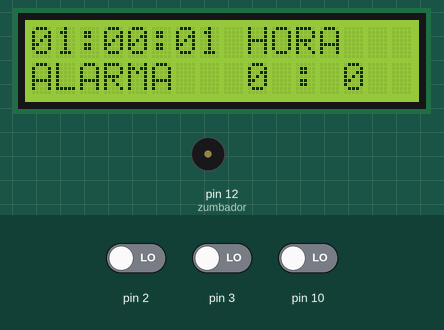
This sketch was run on a simulated Arduino Uno, built with avr-gcc and run on an emulated ATmega328P. Shown: 16×2 character LCD, buzzer (waves = sounding, pin HIGH). The test bench sets the inputs (shaded band); at power-on: pin 2 LOW, pin 3 LOW, pin 10 LOW. EEPROM starts erased; what the sketch prints to the serial monitor is not drawn.

Above: at 1.2 s.
1.3 s: pin 2 driven HIGH
At 1.61 s:
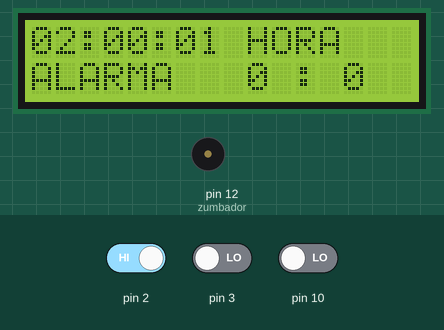
3.0 s: pin 3 driven HIGH
At 3.55 s:
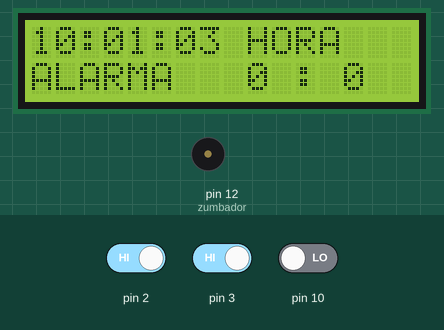
5.2 s: pin 10 driven HIGH
At 7.1 s:
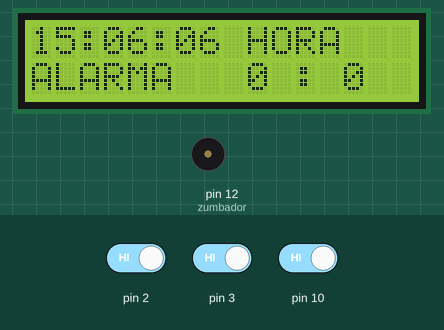
8.2 s: pin 10 driven LOW
At 8.81 s:
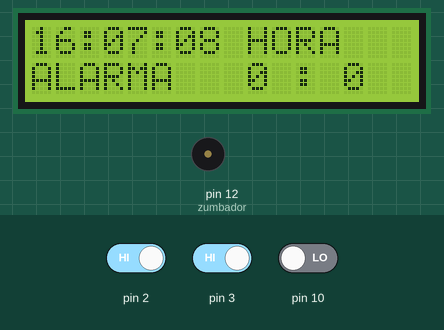
10.5 s: pin 10 driven HIGH
At 14.0 s:
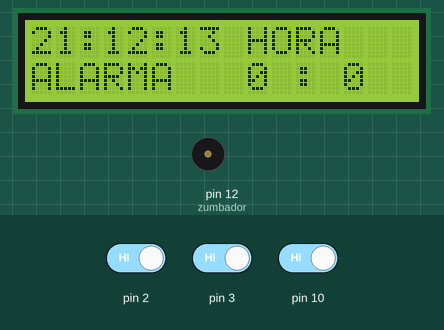
Timing chart, 0 to 15.5 s (numbered marks = the images above; inputs shaded):
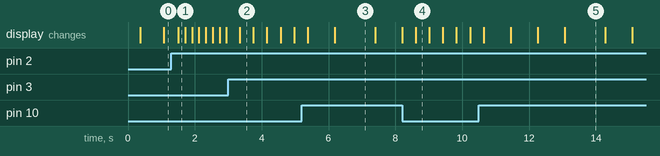

The sketch:

laboratorio-reloj-alarma.ino
```cpp
/*                                  UNIVERSIDAD TECNICA DEL NORTE
                                           FICA-CIERCOM
                                       SISTEMAS MICROPROCESADOS
                                            LABORATORIO
    INTEGRANTES:
                BENAVIDES WILMER
                CHANDI BRAYAN
                CHICAIZA FREDY
   Realice un reloj con un pulsador con las
  funciones de modificar la hora y crear la alarma. Otro pulsador para modificar
  el valor del minutero para actualizar la hora y la alarma y otro que permita actualizar el horero.

*/
#include <LiquidCrystal.h> //librerias
#include <TimerOne.h>
#include<EEPROM.h>
#include <MsTimer2.h>
LiquidCrystal lcd(9, 8, 7, 6, 5, 4);// puertos de lcd
int i = 0;// variables de contadores y banderas
int a = 0;
int j = 0;
int ff = 0;
String dato;// variable para usar y tranformar de string a char y de char a int
int minu = 0;// variable para minutos
int hora = 0;//variable para horas
int MinE = 0;// variables para minutero alarma
int HoraE = 0;// variable hora alarma
int zumbador = 12;// puerto de salida para el buzzer
int frecuencia = 900000000000000;// frecuencia que tendra el buzzer
int sw, sw1 = 0;// variables para las interrupciones
int pulsador = 0;// variable para el pulsador

void setup() {
  Serial.begin(9600);// iniciamos comunicacion serial
  pinMode(10, INPUT);
  pinMode(12, OUTPUT);// entrada de el pulsador
  lcd.begin(16, 2);
  Timer1.initialize(1000000);// inicializar timer1
  Timer1.attachInterrupt(contador);// metodo de control
  MsTimer2::set(1000, talarma);// velocidad el timer con su metodo de contro
  attachInterrupt(0, control, RISING);// interrupcion para crear alarma y modificar hora
  attachInterrupt(1, control1, RISING);// interrupcion para modificar alarma y minutos
  minu = EEPROM.read(0);// direccion de la memoria para minutos
  hora = EEPROM.read(1);//direccion de la memoria para hora
}
void loop() {
  minutos();//mostrar minutos en lcd
  horas();// mostrar hora en lcd
  segundos(); // mostrar segundos en lcd
  Stop();// condicion para parar el sistema
  alarma();// activar alarmar
  if (sw == 1) {// si la interruccion da un pulso se activa modificar hora
    hor();// metodo
    delay(200);
  }
  if (sw == 2) {// si la interruccion da dos pulsos se activa la configuracion de alarma
    configalarm();// metodo
    delay(200);

  } if (sw1 == 1) { //si la interruccion da un pulso se activa modificar minutos
    mi();// metodo
    delay(200);
  }
  if (sw1 == 2) {// si la interruccion da dos pulsoa se activa modificar hora de alarma
    horaE();// metodo
    delay(200);

  }
  if (hora > 23) {// si pasa la hora de 23 se vuelve a cero
    hora = 0;
  }
  lcd.setCursor(9, 0);// mostrar en lcd
  lcd.print("HORA");
  lcd.setCursor(2, 0);
  lcd.print(':');
  lcd.setCursor(5, 0);
  lcd.print(':');
  lcd.setCursor(8, 0);
  lcd.print(' ');
  lcd.setCursor(0, 1);
  lcd.print("ALARMA");
  lcd.setCursor(9, 1);
  lcd.print(HoraE);
  lcd.setCursor(11, 1);
  lcd.print(":");
  lcd.setCursor(13, 1);
  lcd.print(MinE);
}
void contador() {// metodo de el timer para generar el reloj
  i++;
  if (i == 10) {
    EEPROM.write(0, minu);
    EEPROM.write(1, hora);
  }
  if (i > 59) {
    i = 0;
    minu++;
  }
  if (minu > 59) {
    minu = 0;
    hora++;
  }
}
void segundos() {// condicion para generar la hora en 00 cuando es menor a 10
  if (i < 10) {
    lcd.setCursor(6, 0);// ubicacion en la lcd
    lcd.print(0);
    lcd.setCursor(7, 0);
    lcd.print(i);
  }
  else {
    lcd.setCursor(6, 0);
    lcd.print(i);
  }
}
void control1() {//control para la interrupcion de minutero y alarma
  switch (sw1) {
    case 0:
      Serial.println("");
      Serial.println("configurar minutero");
      sw1++;
      break;
    case 1:
      Serial.println("modificar hora de alarma");
      sw1++;
      break;

  }

}
void minutos() {// configuracion para que los numeros menores a 10 van con 0
  if (minu < 10) {
    lcd.setCursor(3, 0);
    lcd.print(0);
    lcd.setCursor(4, 0);
    lcd.print(minu);
  }
  else {
    lcd.setCursor(3, 0);
    lcd.print(minu);
  }
}
void horas() {// configuracion para que los numeros menores a 10 van con 0
  if (hora < 10) {
    lcd.setCursor(0, 0);
    lcd.print(0);
    lcd.setCursor(1, 0);
    lcd.print(hora);
  }
  else {
    lcd.setCursor(0, 0);
    lcd.print(hora);
  }
}
void alarma() {// configuracion de alarma
  if (a == 0) {
    if (minu == MinE && hora == HoraE && i == 0 ) {// comparacion si la hora del reloj es igual a la de la alarma
      MsTimer2::start();// inicia el
      digitalWrite(12,HIGH);
      delay(5000);
      //tone(zumbador, frecuencia);
      j = 0;
    }
    if (j == 1) {// ingreso de nueva hora para alarma
      j = 0;
      MinE++;
      Serial.print("Alarma nueva: ");// mensaje
      Serial.print(HoraE);// imprime nueva hora de alarma
      Serial.print(':');
      Serial.print(MinE);// imprime nuevo minuto de alarma
      MsTimer2::stop();
      delay(1000);
    }
  } // caso contrario se detiene la alarma
  else {
    //Serial.print("ALARMA APAGADA");
    //delay(5000);
    noTone(zumbador);// se apaga el buzzer
    a = 1;
    MsTimer2::stop();// se suspende el timer2
    j = 0;
  }
}
void configalarm() {// configuracion de alarma
  if (ff == 0) {// si la bandera esta en cero se ingresa  nueva alarma
    Serial.println("Ingrese la Hora");// mensaje
    delay(500);
    if (Serial.available() > 0) {// si se escrtito algo en el serial lee
      dato = Serial.readString();// ingresa el dato string
      HoraE = dato.toInt();// conversion a entero
      EEPROM.write(3, HoraE); // guarda en la memoria
      delay(100);
      ff = 1; // se activa l bandera para el proximo proceso
    }
  }
  if (ff == 1) {// ingreso de minutos
    Serial.println(' ');
    Serial.println("Ingrese los minutos");
    delay(500);
    if (Serial.available() > 0) {
      dato = Serial.readString();
      MinE = dato.toInt();
      EEPROM.write(4, MinE);
      delay(100);
      ff = 2;
    }
  }
  if (ff == 2) {// imprime la alarma ingresada
    Serial.println(' ');
    Serial.println("ALARMA ES: ");
    Serial.print(EEPROM.read(3));
    Serial.print(':');
    Serial.print(EEPROM.read(4));
    ff = 3;
  }
}
void talarma() {
  j++;
}
void control() {// metodo para la interrupcion de control de hora y alarma
  switch (sw) {
    case 0:
      Serial.println("configurar hora");
      sw++;
      break;

    case 1:
      Serial.println("crear alarma");
      sw++;
      break;


  }
}
void mi() {// metodo de modificacion de minutero
  pulsador = digitalRead(10);// lee el estado del pusador
  if (pulsador == LOW) {
    minu++;// incremento en minutero

  }
}
void hor() {// metodo de modificacion de hora
  pulsador = digitalRead(10);
  if (pulsador == LOW) {
    hora++;
  }
}
void minE() {// metodo de modificacion de minutero de alarma
  pulsador = digitalRead(10);
  if (pulsador == LOW) {
    MinE++;
  }


}
void horaE() {// metodo de modificacion de horero de alarma
  pulsador = digitalRead(10);
  if (pulsador == LOW) {
    HoraE++;
  }


}
void Stop() {
  if ( digitalRead(12) == LOW)
    a = 0;
  if ( digitalRead(12) == HIGH)
    a = 1;
}
```

Measured:
- after the input at 1.3 s, the display: changes after 0.21 s (image 1)
- what the display in image 2 shows lasts 0.5 s, from 3.3 s to 3.8 s
- what the display in image 3 shows lasts 1.2 s, from 6.2 s to 7.4 s
